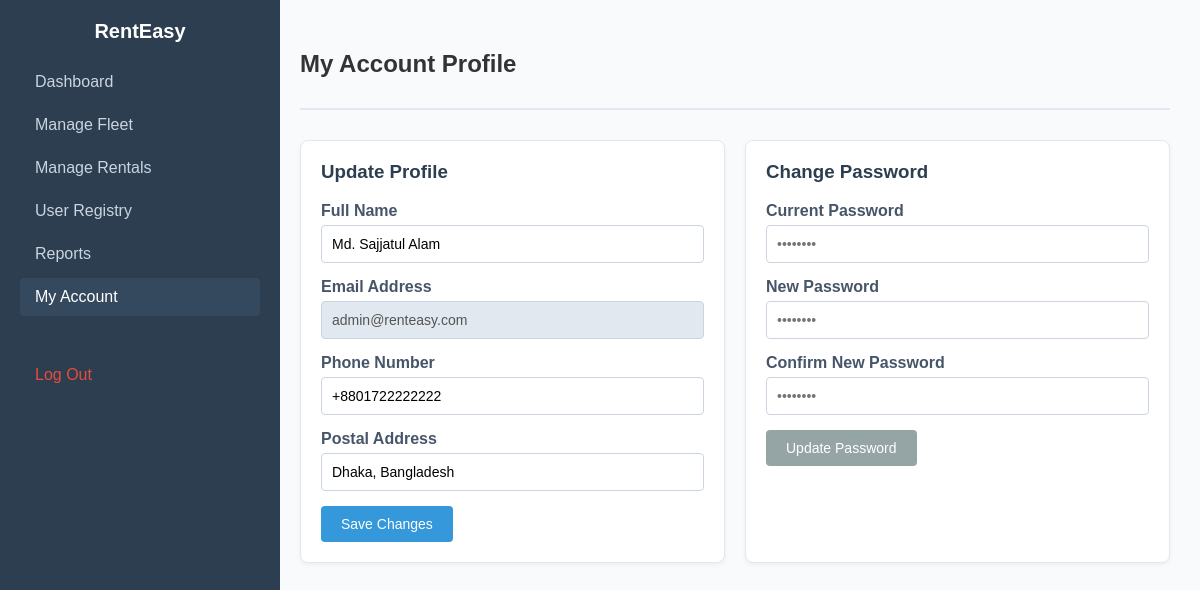
/index.php?controller=profile&action=index (signed in), run on the app's committed database.
### tables this page shows
CREATE TABLE IF NOT EXISTS `users` (
    `id` INT AUTO_INCREMENT PRIMARY KEY,
    `name` VARCHAR(100) NOT NULL,
    `email` VARCHAR(100) NOT NULL UNIQUE,
    `password` VARCHAR(255) NOT NULL,
    `phone` VARCHAR(20) DEFAULT NULL,
    `address` TEXT DEFAULT NULL,
    `role` ENUM('super_admin', 'admin', 'staff', 'customer') NOT NULL DEFAULT 'customer',
    `status` ENUM('active', 'inactive') NOT NULL DEFAULT 'active',
    `created_at` TIMESTAMP DEFAULT CURRENT_TIMESTAMP
);

### controllers/ProfileController.php (called while the page is built, shortened)
<?php
require_once __DIR__ . "/../models/UserModel.php";
class ProfileController {
    private $userModel;
    public function __construct() {
        $this->userModel = new UserModel();
    }
    public function index() {
        $userId = $_SESSION["user_id"];
        $user = $this->userModel->findById($userId);
        require __DIR__ . "/../views/profile/index.php";
    }
}
?>

### models/Database.php (called while the page is built, shortened)
<?php
class Database {
    private static $connection = null;
    public static function getConnection() {
        if (self::$connection === null) {
            self::$connection = new mysqli(DB_HOST, DB_USER, DB_PASS, DB_NAME);
            self::$connection->set_charset("utf8mb4");
        }
        return self::$connection;
    }
}
?>

### models/UserModel.php (called while the page is built, shortened)
<?php
require_once __DIR__ . "/Database.php";
class UserModel {
    private $db;
    public function __construct() {
        $this->db = Database::getConnection();
    }
    public function findById($id) {
        $stmt = $this->db->prepare("SELECT * FROM users WHERE id = ? LIMIT 1");
        $stmt->bind_param("i", $id);
        $stmt->execute();
        $res = $stmt->get_result();
        return $res->fetch_assoc();
    }
}
?>

### views/profile/index.php (the view, shortened to what this page needs)
<?php
require_once __DIR__ . "/../layouts/header.php";
require_once __DIR__ . "/../layouts/sidebar.php";
?>
<div class="main-content">
    <div class="page-title-row">
        <h2>My Account Profile</h2>
    </div>
    <div class="card-grid">
        <div class="card">
            <h3>Update Profile</h3>
            <form action="index.php?controller=profile&action=update" method="POST">
                <div class="form-group">
                    <label for="p_name">Full Name</label>
                    <input type="text" name="name" id="p_name" class="form-control" value="<?php echo htmlspecialchars($user['name'] ?? ''); ?>" required>
                </div>
                <div class="form-group">
                    <label for="p_email">Email Address</label>
                    <input type="email" id="p_email" class="form-control disabled-input" value="<?php echo htmlspecialchars($user['email'] ?? ''); ?>" disabled>
                </div>
                <div class="form-group">
                    <label for="p_phone">Phone Number</label>
                    <input type="text" name="phone" id="p_phone" class="form-control" value="<?php echo htmlspecialchars($user['phone'] ?? ''); ?>">
                </div>
                <div class="form-group">
                    <label for="p_address">Postal Address</label>
                    <input type="text" name="address" id="p_address" class="form-control" value="<?php echo htmlspecialchars($user['address'] ?? ''); ?>">
                </div>
                <button type="submit" class="btn btn-primary">Save Changes</button>
            </form>
        </div>
        <div class="card">
            <h3>Change Password</h3>
            <form action="index.php?controller=profile&action=updatePassword" method="POST">
                <div class="form-group">
                    <label for="p_old_pass">Current Password</label>
                    <input type="password" name="old_password" id="p_old_pass" class="form-control" placeholder="••••••••" required>
                </div>
                <div class="form-group">
                    <label for="p_new_pass">New Password</label>
                    <input type="password" name="new_password" id="p_new_pass" class="form-control" placeholder="••••••••" required>
                </div>
                <div class="form-group">
                    <label for="p_conf_pass">Confirm New Password</label>
                    <input type="password" name="confirm_password" id="p_conf_pass" class="form-control" placeholder="••••••••" required>
                </div>
                <button type="submit" class="btn btn-secondary">Update Password</button>
            </form>
        </div>
    </div>
</div>
<?php require_once __DIR__ . "/../layouts/footer.php"; ?>

### assets/css/style.css (style rules this page uses)
body { font-family: Arial, sans-serif; background-color: #f4f6f9; color: #333; margin: 0; padding: 0; }
.main-content { margin-left: 270px; padding: 30px; background-color: #f8fafc; min-height: 100vh; }
.card-grid { display: grid; grid-template-columns: repeat(auto-fill, minmax(280px, 1fr)); gap: 20px; margin-top: 20px; }
.card { background-color: #fff; border: 1px solid #e2e8f0; border-radius: 8px; padding: 20px; box-shadow: 0 2px 4px rgba(0,0,0,0.05); }
.card h3 { margin-top: 0; color: #2c3e50; }
.btn { display: inline-block; padding: 10px 20px; border: none; border-radius: 4px; cursor: pointer; text-decoration: none; font-size: 14px; text-align: center; }
.btn-primary { background-color: #3498db; color: #fff; }
.btn-secondary { background-color: #95a5a6; color: #fff; }
.form-group { margin-bottom: 15px; }
.form-group label { display: block; margin-bottom: 5px; font-weight: bold; color: #475569; }
.form-control { width: 100%; padding: 10px; border: 1px solid #cbd5e1; border-radius: 4px; font-size: 14px; box-sizing: border-box; }
.page-title-row { display: flex; justify-content: space-between; align-items: center; border-bottom: 2px solid #e2e8f0; padding-bottom: 10px; margin-bottom: 30px; }
.disabled-input { background-color: #e2e8f0; cursor: not-allowed; }

### data on the page
users: name "Md. Sajjatul Alam", email "admin@renteasy.com", phone "+8801722222222", address "Dhaka, Bangladesh"
